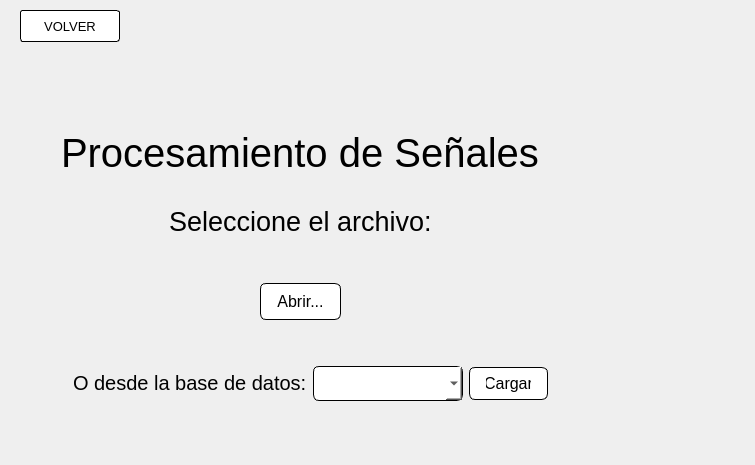
<?xml version="1.0" encoding="UTF-8"?>
<ui version="4.0">
 <class>MainWindow</class>
 <widget class="QMainWindow" name="MainWindow">
  <property name="enabled">
   <bool>true</bool>
  </property>
  <property name="geometry">
   <rect>
    <x>0</x>
    <y>0</y>
    <width>755</width>
    <height>465</height>
   </rect>
  </property>
  <property name="windowTitle">
   <string>MainWindow</string>
  </property>
  <property name="autoFillBackground">
   <bool>false</bool>
  </property>
  <property name="styleSheet">
   <string notr="true">QWidget#centralwidget {
	background-image: url(:/1/tv.png);
    border-image: url(&quot;:/1/tv.png&quot;) 0 0 0 0 stretch stretch;
	background-color: transparent;
}
</string>
  </property>
  <widget class="QWidget" name="centralwidget">
   <property name="styleSheet">
    <string notr="true">background-color: transparent;</string>
   </property>
   <widget class="QWidget" name="verticalLayoutWidget">
    <property name="geometry">
     <rect>
      <x>40</x>
      <y>50</y>
      <width>521</width>
      <height>351</height>
     </rect>
    </property>
    <layout class="QVBoxLayout" name="verticalLayout">
     <item>
      <layout class="QVBoxLayout" name="verticalLayout_2">
       <item>
        <spacer name="verticalSpacer">
         <property name="orientation">
          <enum>Qt::Vertical</enum>
         </property>
         <property name="sizeType">
          <enum>QSizePolicy::Expanding</enum>
         </property>
         <property name="sizeHint" stdset="0">
          <size>
           <width>10</width>
           <height>80</height>
          </size>
         </property>
        </spacer>
       </item>
       <item alignment="Qt::AlignHCenter|Qt::AlignTop">
        <widget class="QLabel" name="label">
         <property name="styleSheet">
          <string notr="true">QLabel {

	font: 8pt &quot;Times New Roman&quot;;
    font-size: 30pt;
    color: black;
}
</string>
         </property>
         <property name="text">
          <string>Procesamiento de Señales</string>
         </property>
         <property name="alignment">
          <set>Qt::AlignLeading|Qt::AlignLeft|Qt::AlignVCenter</set>
         </property>
        </widget>
       </item>
       <item>
        <spacer name="verticalSpacer_2">
         <property name="orientation">
          <enum>Qt::Vertical</enum>
         </property>
         <property name="sizeHint" stdset="0">
          <size>
           <width>10</width>
           <height>10</height>
          </size>
         </property>
        </spacer>
       </item>
       <item alignment="Qt::AlignHCenter|Qt::AlignVCenter">
        <widget class="QLabel" name="seleccioneTexto">
         <property name="styleSheet">
          <string notr="true">QLabel {

	font: 8pt &quot;Times New Roman&quot;;
    font-size: 20pt;
    color: black;
}
</string>
         </property>
         <property name="text">
          <string>Seleccione el archivo:</string>
         </property>
         <property name="alignment">
          <set>Qt::AlignLeading|Qt::AlignLeft|Qt::AlignVCenter</set>
         </property>
        </widget>
       </item>
       <item>
        <spacer name="verticalSpacer_5">
         <property name="orientation">
          <enum>Qt::Vertical</enum>
         </property>
         <property name="sizeHint" stdset="0">
          <size>
           <width>20</width>
           <height>40</height>
          </size>
         </property>
        </spacer>
       </item>
       <item alignment="Qt::AlignHCenter|Qt::AlignVCenter">
        <widget class="QPushButton" name="abrirSenal">
         <property name="styleSheet">
          <string notr="true">QPushButton {
    background-color: white;
    color: black;
    border: 1px solid black;
    border-radius: 6px;
    padding: 8px 16px;
    font-size: 12pt;
}

QPushButton:hover {
    background-color: #ecf0f1; 
    border-color: #34495e;
    color: #34495e;
}

QPushButton:pressed {
    background-color: #bdc3c7; 
    border-color: #2c3e50;
    color: #2c3e50;
}
</string>
         </property>
         <property name="text">
          <string>Abrir...</string>
         </property>
        </widget>
       </item>
       <item>
        <spacer name="verticalSpacer_4">
         <property name="orientation">
          <enum>Qt::Vertical</enum>
         </property>
         <property name="sizeHint" stdset="0">
          <size>
           <width>20</width>
           <height>40</height>
          </size>
         </property>
        </spacer>
       </item>
       <item>
        <layout class="QHBoxLayout" name="horizontalLayout_2">
         <item>
          <spacer name="horizontalSpacer">
           <property name="orientation">
            <enum>Qt::Horizontal</enum>
           </property>
           <property name="sizeHint" stdset="0">
            <size>
             <width>40</width>
             <height>20</height>
            </size>
           </property>
          </spacer>
         </item>
         <item alignment="Qt::AlignHCenter|Qt::AlignVCenter">
          <widget class="QLabel" name="seleccionetexto_2">
           <property name="maximumSize">
            <size>
             <width>16777215</width>
             <height>37</height>
            </size>
           </property>
           <property name="styleSheet">
            <string notr="true">QLabel {

	font: 8pt &quot;Times New Roman&quot;;
    font-size: 15pt;
    color: black;
}
</string>
           </property>
           <property name="text">
            <string>O desde la base de datos:</string>
           </property>
           <property name="alignment">
            <set>Qt::AlignLeading|Qt::AlignLeft|Qt::AlignVCenter</set>
           </property>
          </widget>
         </item>
         <item alignment="Qt::AlignHCenter|Qt::AlignVCenter">
          <widget class="QComboBox" name="comboBoxDBMAT">
           <property name="minimumSize">
            <size>
             <width>150</width>
             <height>0</height>
            </size>
           </property>
           <property name="styleSheet">
            <string notr="true">QComboBox {
    background-color: white;
    color: black;
    border: 1px solid black;
    border-radius: 6px;
    padding: 6px 10px;
    font-size: 12pt;
}

QComboBox:hover {
    border: 1px solid #3498db;
}


</string>
           </property>
          </widget>
         </item>
         <item alignment="Qt::AlignHCenter|Qt::AlignVCenter">
          <widget class="QPushButton" name="cargarMAT">
           <property name="minimumSize">
            <size>
             <width>79</width>
             <height>33</height>
            </size>
           </property>
           <property name="maximumSize">
            <size>
             <width>79</width>
             <height>33</height>
            </size>
           </property>
           <property name="styleSheet">
            <string notr="true">QPushButton {
    background-color: white;
    color: black;
    border: 1px solid black;
    border-radius: 6px;
    padding: 6px 16px;
    font-size: 12pt;
}

QPushButton:hover {
    background-color: #ecf0f1; 
    border-color: #34495e;
    color: #34495e;
}

QPushButton:pressed {
    background-color: #bdc3c7; 
    border-color: #2c3e50;
    color: #2c3e50;
}
</string>
           </property>
           <property name="text">
            <string>Cargar</string>
           </property>
          </widget>
         </item>
         <item>
          <spacer name="horizontalSpacer_2">
           <property name="orientation">
            <enum>Qt::Horizontal</enum>
           </property>
           <property name="sizeHint" stdset="0">
            <size>
             <width>20</width>
             <height>20</height>
            </size>
           </property>
          </spacer>
         </item>
        </layout>
       </item>
      </layout>
     </item>
    </layout>
   </widget>
   <widget class="QPushButton" name="volverBoton">
    <property name="geometry">
     <rect>
      <x>20</x>
      <y>10</y>
      <width>100</width>
      <height>32</height>
     </rect>
    </property>
    <property name="minimumSize">
     <size>
      <width>100</width>
      <height>32</height>
     </size>
    </property>
    <property name="styleSheet">
     <string notr="true">QPushButton {
    background-color: white;
    color: black;
    border: 1px solid black;
    border-radius: 3px;
    padding: 7px 10px;
    font-size: 10pt;
}

QPushButton:hover {
    background-color: #ecf0f1; 
    border-color: #34495e;
    color: #34495e;
}

QPushButton:pressed {
    background-color: #bdc3c7; 
    border-color: #2c3e50;
    color: #2c3e50;
}</string>
    </property>
    <property name="text">
     <string>VOLVER</string>
    </property>
   </widget>
  </widget>
 </widget>
 <resources>
  <include location="../Img/bgPrueba.qrc"/>
 </resources>
 <connections/>
</ui>
